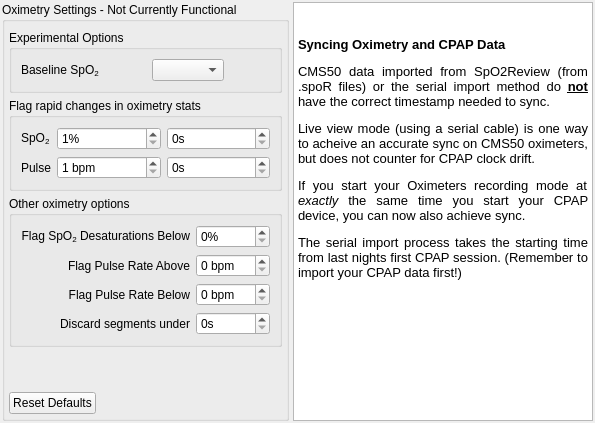
            <widget class="QWidget" name="oximetryTab">
             <attribute name="title">
              <string>Oximetry</string>
             </attribute>
             <layout class="QHBoxLayout" name="horizontalLayout_12">
              <property name="spacing">
               <number>4</number>
              </property>
              <property name="leftMargin">
               <number>2</number>
              </property>
              <property name="topMargin">
               <number>2</number>
              </property>
              <property name="rightMargin">
               <number>2</number>
              </property>
              <property name="bottomMargin">
               <number>2</number>
              </property>
              <item>
               <widget class="QGroupBox" name="oximetryGroupBox">
                <property name="title">
                 <string>Oximetry Settings - Not Currently Functional</string>
                </property>
                <property name="checkable">
                 <bool>false</bool>
                </property>
                <layout class="QGridLayout" name="gridLayout_2">
                 <property name="leftMargin">
                  <number>4</number>
                 </property>
                 <property name="topMargin">
                  <number>8</number>
                 </property>
                 <property name="rightMargin">
                  <number>4</number>
                 </property>
                 <property name="bottomMargin">
                  <number>4</number>
                 </property>
                 <property name="spacing">
                  <number>5</number>
                 </property>
                 <item row="0" column="0" colspan="2">
                  <widget class="QGroupBox" name="experimental_group">
                   <property name="title">
                    <string>Experimental Options</string>
                   </property>
                   <layout class="QVBoxLayout" name="verticalLayout">
                    <item>
                     <layout class="QHBoxLayout" name="horizontalLayout_6">
                      <item>
                       <widget class="QLabel" name="label_47">
                        <property name="sizePolicy">
                         <sizepolicy hsizetype="Fixed" vsizetype="Preferred">
                          <horstretch>0</horstretch>
                          <verstretch>0</verstretch>
                         </sizepolicy>
                        </property>
                        <property name="text">
                         <string notr="true">&lt;html&gt;&lt;head/&gt;&lt;body&gt;&lt;p&gt;Baseline SpO&lt;span style=&quot; vertical-align:sub;&quot;&gt;2&lt;/span&gt;&lt;/p&gt;&lt;/body&gt;&lt;/html&gt;</string>
                        </property>
                       </widget>
                      </item>
                      <item>
                       <spacer name="horizontalSpacer_4">
                        <property name="orientation">
                         <enum>Qt::Horizontal</enum>
                        </property>
                        <property name="sizeHint" stdset="0">
                         <size>
                          <width>40</width>
                          <height>20</height>
                         </size>
                        </property>
                       </spacer>
                      </item>
                      <item>
                       <widget class="QComboBox" name="baseSpO2Option">
                        <property name="toolTip">
                         <string>By default, OSCAR uses a calculation from the first hour of oximetry data as baseline.
This setting allows you to override that with a static value.
This may be useful when the first hour is not typical of the whole dataset.
It may also be useful to provide easier comparison between days.</string>
                        </property>
                        <property name="currentText">
                         <string/>
                        </property>
                       </widget>
                      </item>
                      <item>
                       <spacer name="horizontalSpacer_8">
                        <property name="orientation">
                         <enum>Qt::Horizontal</enum>
                        </property>
                        <property name="sizeHint" stdset="0">
                         <size>
                          <width>40</width>
                          <height>20</height>
                         </size>
                        </property>
                       </spacer>
                      </item>
                     </layout>
                    </item>
                   </layout>
                  </widget>
                 </item>
                 <item row="2" column="0" colspan="2">
                  <widget class="QGroupBox" name="groupBox_3">
                   <property name="sizePolicy">
                    <sizepolicy hsizetype="Preferred" vsizetype="Preferred">
                     <horstretch>0</horstretch>
                     <verstretch>0</verstretch>
                    </sizepolicy>
                   </property>
                   <property name="title">
                    <string>Other oximetry options</string>
                   </property>
                   <layout class="QGridLayout" name="gridLayout_13">
                    <item row="0" column="1">
                     <widget class="QSpinBox" name="oxiDesaturationThreshold">
                      <property name="suffix">
                       <string notr="true">%</string>
                      </property>
                     </widget>
                    </item>
                    <item row="2" column="1">
                     <widget class="QSpinBox" name="flagPulseBelow">
                      <property name="suffix">
                       <string> bpm</string>
                      </property>
                     </widget>
                    </item>
                    <item row="3" column="1">
                     <widget class="QSpinBox" name="oxiDiscardThreshold">
                      <property name="toolTip">
                       <string>Small chunks of oximetry data under this amount will be discarded.</string>
                      </property>
                      <property name="suffix">
                       <string>s</string>
                      </property>
                      <property name="maximum">
                       <number>300</number>
                      </property>
                     </widget>
                    </item>
                    <item row="3" column="0">
                     <widget class="QLabel" name="label_33">
                      <property name="text">
                       <string>Discard segments under</string>
                      </property>
                      <property name="alignment">
                       <set>Qt::AlignRight|Qt::AlignTrailing|Qt::AlignVCenter</set>
                      </property>
                     </widget>
                    </item>
                    <item row="1" column="1">
                     <widget class="QSpinBox" name="flagPulseAbove">
                      <property name="suffix">
                       <string> bpm</string>
                      </property>
                      <property name="maximum">
                       <number>150</number>
                      </property>
                     </widget>
                    </item>
                    <item row="0" column="0">
                     <widget class="QLabel" name="label_52">
                      <property name="text">
                       <string>&lt;html&gt;&lt;head/&gt;&lt;body&gt;&lt;p&gt;Flag SpO&lt;span style=&quot; vertical-align:sub;&quot;&gt;2&lt;/span&gt; Desaturations Below&lt;/p&gt;&lt;/body&gt;&lt;/html&gt;</string>
                      </property>
                      <property name="alignment">
                       <set>Qt::AlignRight|Qt::AlignTrailing|Qt::AlignVCenter</set>
                      </property>
                     </widget>
                    </item>
                    <item row="2" column="0">
                     <widget class="QLabel" name="label_54">
                      <property name="text">
                       <string>Flag Pulse Rate Below</string>
                      </property>
                      <property name="alignment">
                       <set>Qt::AlignRight|Qt::AlignTrailing|Qt::AlignVCenter</set>
                      </property>
                     </widget>
                    </item>
                    <item row="1" column="0">
                     <widget class="QLabel" name="label_53">
                      <property name="text">
                       <string>Flag Pulse Rate Above</string>
                      </property>
                      <property name="alignment">
                       <set>Qt::AlignRight|Qt::AlignTrailing|Qt::AlignVCenter</set>
                      </property>
                     </widget>
                    </item>
                   </layout>
                  </widget>
                 </item>
                 <item row="1" column="0" colspan="2">
                  <widget class="QGroupBox" name="groupBox_4">
                   <property name="sizePolicy">
                    <sizepolicy hsizetype="Preferred" vsizetype="Preferred">
                     <horstretch>0</horstretch>
                     <verstretch>0</verstretch>
                    </sizepolicy>
                   </property>
                   <property name="title">
                    <string>Flag rapid changes in oximetry stats</string>
                   </property>
                   <layout class="QGridLayout" name="gridLayout_4">
                    <item row="1" column="2">
                     <widget class="QDoubleSpinBox" name="spo2DropDuration">
                      <property name="toolTip">
                       <string>Minimum duration of drop in oxygen saturation</string>
                      </property>
                      <property name="suffix">
                       <string>s</string>
                      </property>
                      <property name="decimals">
                       <number>0</number>
                      </property>
                     </widget>
                    </item>
                    <item row="1" column="0">
                     <widget class="QLabel" name="label_24">
                      <property name="sizePolicy">
                       <sizepolicy hsizetype="Fixed" vsizetype="Preferred">
                        <horstretch>0</horstretch>
                        <verstretch>0</verstretch>
                       </sizepolicy>
                      </property>
                      <property name="text">
                       <string notr="true">&lt;html&gt;&lt;head/&gt;&lt;body&gt;&lt;p&gt;SpO&lt;span style=&quot; vertical-align:sub;&quot;&gt;2&lt;/span&gt;&lt;/p&gt;&lt;/body&gt;&lt;/html&gt;</string>
                      </property>
                     </widget>
                    </item>
                    <item row="3" column="0">
                     <widget class="QLabel" name="label_25">
                      <property name="sizePolicy">
                       <sizepolicy hsizetype="Fixed" vsizetype="Preferred">
                        <horstretch>0</horstretch>
                        <verstretch>0</verstretch>
                       </sizepolicy>
                      </property>
                      <property name="text">
                       <string>Pulse</string>
                      </property>
                     </widget>
                    </item>
                    <item row="3" column="2">
                     <widget class="QDoubleSpinBox" name="pulseChangeDuration">
                      <property name="toolTip">
                       <string>Minimum duration of pulse change event.</string>
                      </property>
                      <property name="suffix">
                       <string>s</string>
                      </property>
                      <property name="decimals">
                       <number>0</number>
                      </property>
                     </widget>
                    </item>
                    <item row="3" column="1">
                     <widget class="QDoubleSpinBox" name="pulseChange">
                      <property name="toolTip">
                       <string>Sudden change in Pulse Rate of at least this amount</string>
                      </property>
                      <property name="suffix">
                       <string> bpm</string>
                      </property>
                      <property name="decimals">
                       <number>0</number>
                      </property>
                      <property name="minimum">
                       <double>1.000000000000000</double>
                      </property>
                     </widget>
                    </item>
                    <item row="1" column="1">
                     <widget class="QDoubleSpinBox" name="spo2Drop">
                      <property name="toolTip">
                       <string>Percentage drop in oxygen saturation</string>
                      </property>
                      <property name="suffix">
                       <string notr="true">%</string>
                      </property>
                      <property name="decimals">
                       <number>0</number>
                      </property>
                      <property name="minimum">
                       <double>1.000000000000000</double>
                      </property>
                     </widget>
                    </item>
                   </layout>
                  </widget>
                 </item>
                 <item row="3" column="0" colspan="2">
                  <spacer name="verticalSpacer_6">
                   <property name="orientation">
                    <enum>Qt::Vertical</enum>
                   </property>
                   <property name="sizeHint" stdset="0">
                    <size>
                     <width>20</width>
                     <height>40</height>
                    </size>
                   </property>
                  </spacer>
                 </item>
                 <item row="4" column="0">
                  <widget class="QPushButton" name="resetOxiMetryDefaults">
                   <property name="sizePolicy">
                    <sizepolicy hsizetype="Fixed" vsizetype="Minimum">
                     <horstretch>0</horstretch>
                     <verstretch>0</verstretch>
                    </sizepolicy>
                   </property>
                   <property name="text">
                    <string>Reset Defaults</string>
                   </property>
                  </widget>
                 </item>
                </layout>
               </widget>
              </item>
              <item>
               <widget class="QTextBrowser" name="textBrowser">
                <property name="sizePolicy">
                 <sizepolicy hsizetype="Expanding" vsizetype="Expanding">
                  <horstretch>0</horstretch>
                  <verstretch>0</verstretch>
                 </sizepolicy>
                </property>
                <property name="minimumSize">
                 <size>
                  <width>300</width>
                  <height>0</height>
                 </size>
                </property>
                <property name="html">
                 <string>&lt;!DOCTYPE HTML PUBLIC &quot;-//W3C//DTD HTML 4.0//EN&quot; &quot;http://www.w3.org/TR/REC-html40/strict.dtd&quot;&gt;
&lt;html&gt;&lt;head&gt;&lt;meta name=&quot;qrichtext&quot; content=&quot;1&quot; /&gt;&lt;style type=&quot;text/css&quot;&gt;
p, li { white-space: pre-wrap; }
&lt;/style&gt;&lt;/head&gt;&lt;body style=&quot; font-family:'MS Shell Dlg 2'; font-size:8.25pt; font-weight:400; font-style:normal;&quot;&gt;
&lt;p style=&quot; margin-top:0px; margin-bottom:0px; margin-left:0px; margin-right:0px; -qt-block-indent:0; text-indent:0px;&quot;&gt;&lt;span style=&quot; font-family:'Ubuntu'; font-size:11pt;&quot;&gt; &lt;/span&gt;&lt;/p&gt;
&lt;p style=&quot; margin-top:12px; margin-bottom:12px; margin-left:0px; margin-right:0px; -qt-block-indent:0; text-indent:0px;&quot;&gt;&lt;span style=&quot; font-family:'Sans'; font-size:10pt; font-weight:600;&quot;&gt;Syncing Oximetry and CPAP Data&lt;/span&gt;&lt;/p&gt;
&lt;p align=&quot;justify&quot; style=&quot; margin-top:12px; margin-bottom:12px; margin-left:0px; margin-right:0px; -qt-block-indent:0; text-indent:0px;&quot;&gt;&lt;span style=&quot; font-family:'Sans'; font-size:10pt;&quot;&gt;CMS50 data imported from SpO2Review (from .spoR files) or the serial import method do &lt;/span&gt;&lt;span style=&quot; font-family:'Sans'; font-size:10pt; font-weight:600; text-decoration: underline;&quot;&gt;not&lt;/span&gt;&lt;span style=&quot; font-family:'Sans'; font-size:10pt;&quot;&gt; have the correct timestamp needed to sync.&lt;/span&gt;&lt;/p&gt;
&lt;p align=&quot;justify&quot; style=&quot; margin-top:12px; margin-bottom:12px; margin-left:0px; margin-right:0px; -qt-block-indent:0; text-indent:0px;&quot;&gt;&lt;span style=&quot; font-family:'Sans'; font-size:10pt;&quot;&gt;Live view mode (using a serial cable) is one way to acheive an accurate sync on CMS50 oximeters, but does not counter for CPAP clock drift.&lt;/span&gt;&lt;/p&gt;
&lt;p align=&quot;justify&quot; style=&quot; margin-top:12px; margin-bottom:12px; margin-left:0px; margin-right:0px; -qt-block-indent:0; text-indent:0px;&quot;&gt;&lt;span style=&quot; font-family:'Sans'; font-size:10pt;&quot;&gt;If you start your Oximeters recording mode at &lt;/span&gt;&lt;span style=&quot; font-family:'Sans'; font-size:10pt; font-style:italic;&quot;&gt;exactly &lt;/span&gt;&lt;span style=&quot; font-family:'Sans'; font-size:10pt;&quot;&gt;the same time you start your CPAP device, you can now also achieve sync. &lt;/span&gt;&lt;/p&gt;
&lt;p align=&quot;justify&quot; style=&quot; margin-top:12px; margin-bottom:12px; margin-left:0px; margin-right:0px; -qt-block-indent:0; text-indent:0px;&quot;&gt;&lt;span style=&quot; font-family:'Sans'; font-size:10pt;&quot;&gt;The serial import process takes the starting time from last nights first CPAP session. (Remember to import your CPAP data first!)&lt;/span&gt;&lt;/p&gt;&lt;/body&gt;&lt;/html&gt;</string>
                </property>
               </widget>
              </item>
             </layout>
            </widget>
